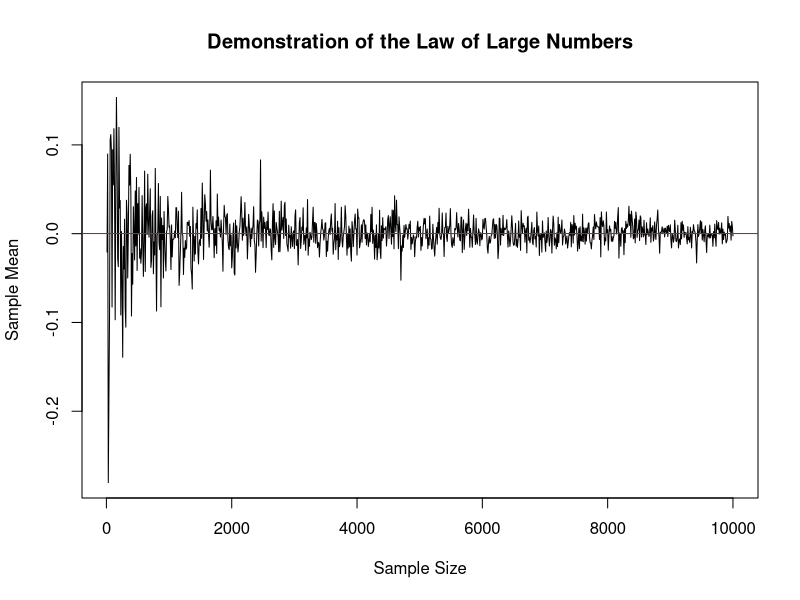

Source code (R):
#Law of Large Numbers Demonstration
#Set seed 
set.seed(1663)

#Generate some population data
population <- rnorm(100000, mean = 0, sd = 1)

#Initialize an empty vector to store the sample means
sample_means <- c()

#Loop over a range of different sample sizes
for (sample_size in seq(10, 10000, by = 10)) {
  #Take a sample from the population
  sample <- sample(population, size = sample_size)
  
  #Calculate the sample mean
  sample_mean <- mean(sample)
  
  #Append the sample mean to the vector of sample means
  sample_means <- c(sample_means, sample_mean)
}

#Plot the sample means
plot(seq(10, 10000, by = 10), sample_means, 
     main = "Demonstration of the Law of Large Numbers", 
     xlab = "Sample Size", 
     ylab = "Sample Mean", 
     type = "l")
abline(h = mean(population), col = "red")  #Add a horizontal line at the population mean
